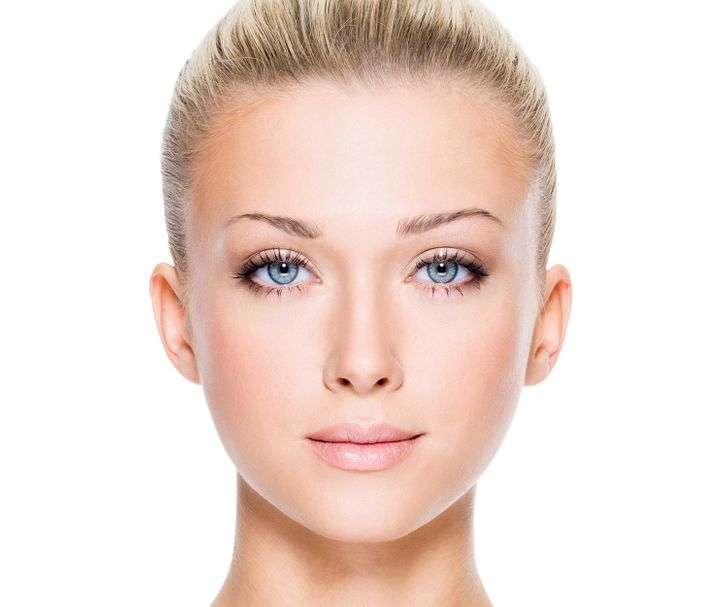
#> input picture fotos/image5.jpg, 728 x 607 px
$ python Codigo2.py
#> lines starting #> are read from the running program, lines starting #| are printed output that depends on the picture; after the words box and inside, x2 and y2 are one past the last pixel; in counts of white or black regions, pixels touching at a corner belong together
import cv2

carregaFace = cv2.CascadeClassifier('haarcascades/haarcascade_frontalface_default.xml')
carregaOlho = cv2.CascadeClassifier('haarcascades/haarcascade_eye.xml')

imagem = cv2.imread('fotos/image5.jpg')
#> imagem is the input picture: shape (607, 728, 3); mean B, G, R 213.2, 221.1, 239
imagemCinza = cv2.cvtColor(imagem, cv2.COLOR_BGR2GRAY)
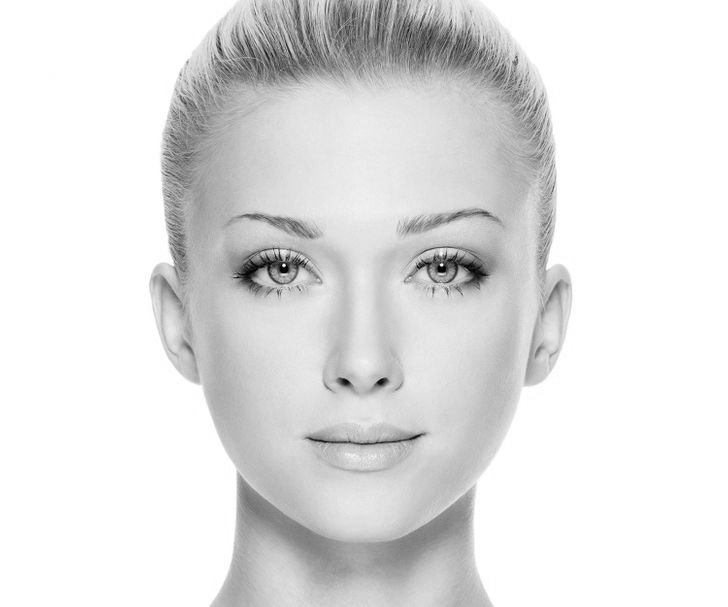
#> imagemCinza: shape (607, 728); min 0, max 255, mean 225.6
faces = carregaFace.detectMultiScale(imagemCinza)
#> faces = [[139, 95, 451, 451]]

for(x , y, l, a) in faces:
    imagemCorte = cv2.rectangle(imagem, (x, y), (x + l, y + a), (255, 0, 255), 2)
    localOlho = imagem[y:y + a, x:x + l]
    localOlhoCinza =cv2.cvtColor(localOlho, cv2.COLOR_BGR2GRAY)
    detectado = carregaOlho.detectMultiScale(localOlhoCinza, scaleFactor=1.3, minNeighbors=9)

    for(ox, oy, ol, oa) in detectado:
        cv2.rectangle(localOlho, (ox, oy), (ox + ol, oy + oa), (0, 0, 255), 2)
#> this loop made 1 pass
#> (x, y, l, a, detectado) on pass 1: (139, 95, 451, 451, [[85, 128, 93, 93], [247, 117, 111, 111]])
#> pass 1, `localOlho = imagem[y:y + a, x:x + l]`:
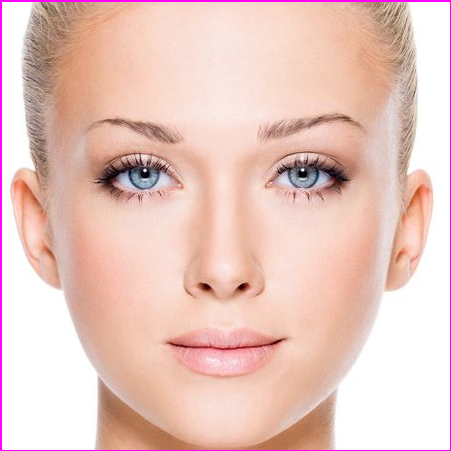
#> localOlho: shape (451, 451, 3); mean B, G, R 191.1, 199.5, 233.9
#> pass 1, `localOlhoCinza =cv2.cvtColor(localOlho, cv2.COLOR_BGR2GRAY)`:
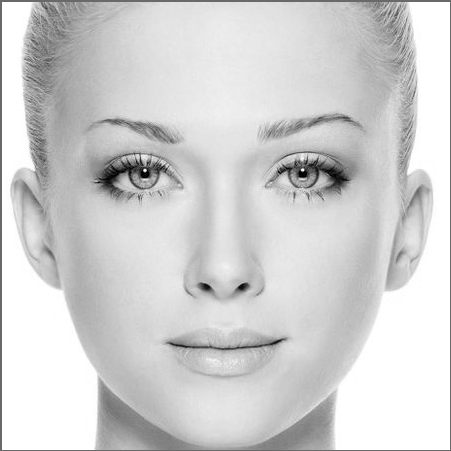
#> localOlhoCinza: shape (451, 451); min 0, max 255, mean 208.9
#> after the loop:
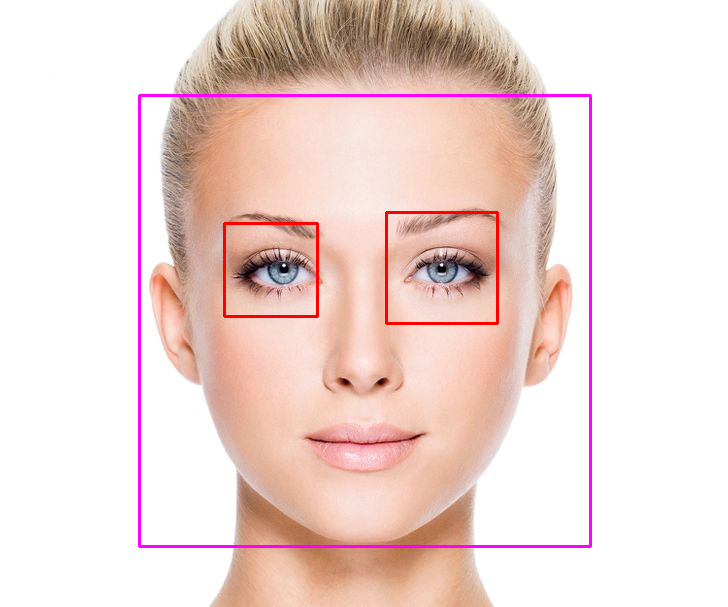
#> imagem: shape (607, 728, 3); 1.78% of pixels changed, all inside (x1, y1, x2, y2) = (138, 94, 592, 548)
#> after the loop:
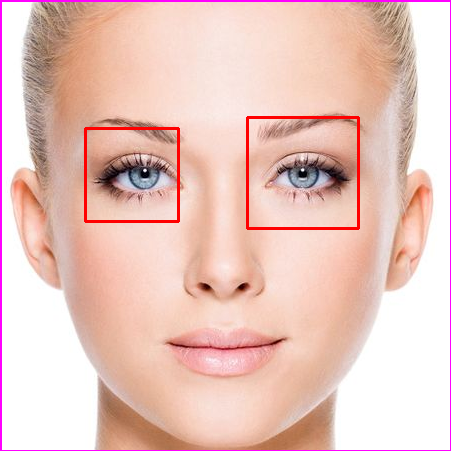
#> localOlho: shape (451, 451, 3); 1.2% of pixels changed, all inside (x1, y1, x2, y2) = (84, 116, 360, 230)

cv2.imshow("Detecta face e os olhos", imagem)
cv2.waitKey()

$ run again, with fotos/image1.jpg copied over fotos/image5.jpg
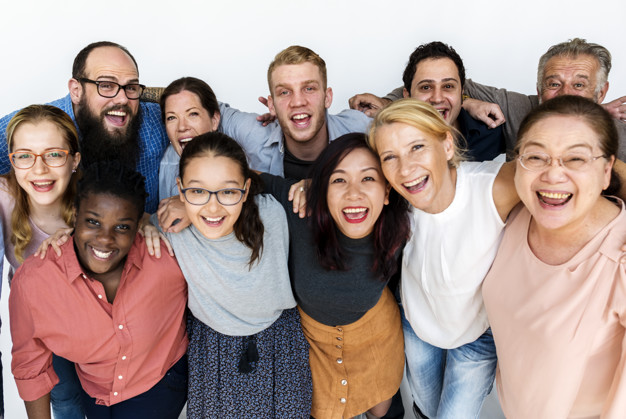
#> input picture fotos/image1.jpg, 626 x 419 px
#> imagem is the input picture: shape (419, 626, 3); mean B, G, R 141, 146.3, 166.8
#> `imagemCinza = cv2.cvtColor(imagem, cv2.COLOR_BGR2GRAY)`:
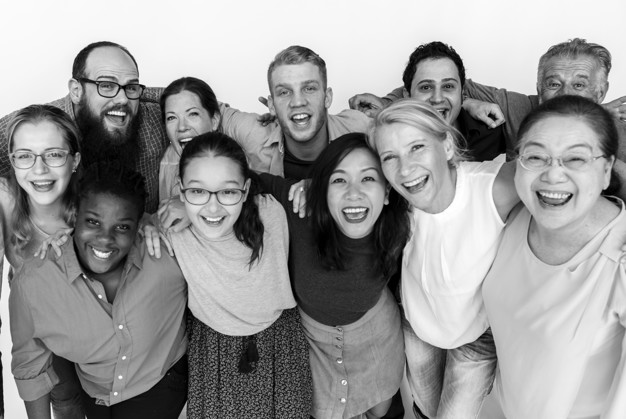
#> imagemCinza: shape (419, 626); min 0, max 255, mean 151.8
#> faces = [[156, 95, 51, 51], [405, 62, 64, 64], [263, 63, 69, 69], [317, 155, 73, 73], [6, 129, 72, 72], [370, 128, 69, 69], [173, 159, 81, 81], [78, 59, 74, 74], [506, 120, 101, 101], [68, 198, 76, 76]]
#> the loop `for(x , y, l, a) in faces:` made 10 passes
#> after the loop `for(x , y, l, a) in faces:`:
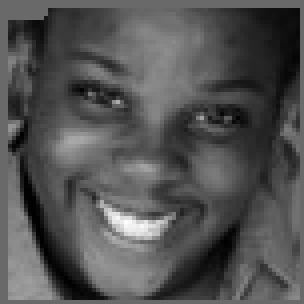
#> localOlhoCinza: shape (76, 76) (shown 4 times larger); min 0, max 252, mean 82.6

$ run again, with fotos/image2.jpg copied over fotos/image5.jpg
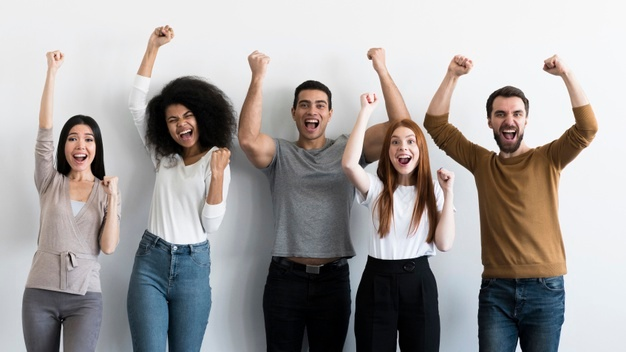
#> input picture fotos/image2.jpg, 626 x 352 px
#> imagem is the input picture: shape (352, 626, 3); mean B, G, R 158.9, 160, 164
#> faces = [[289, 87, 48, 48], [383, 126, 42, 42], [485, 96, 47, 47], [161, 103, 40, 40], [59, 123, 43, 43]]
#> the loop `for(x , y, l, a) in faces:` made 5 passes
#> after the loop `for(x , y, l, a) in faces:`:
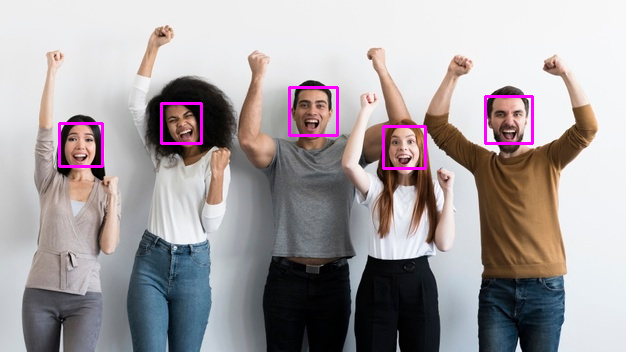
#> imagem: shape (352, 626, 3); 1.19% of pixels changed, all inside (x1, y1, x2, y2) = (58, 86, 534, 170)
#> after the loop `for(x , y, l, a) in faces:`:
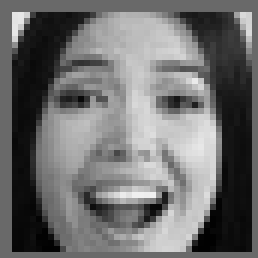
#> localOlhoCinza: shape (43, 43) (shown 6 times larger); min 1, max 239, mean 110.7

$ run again, with fotos/image3.jpg copied over fotos/image5.jpg
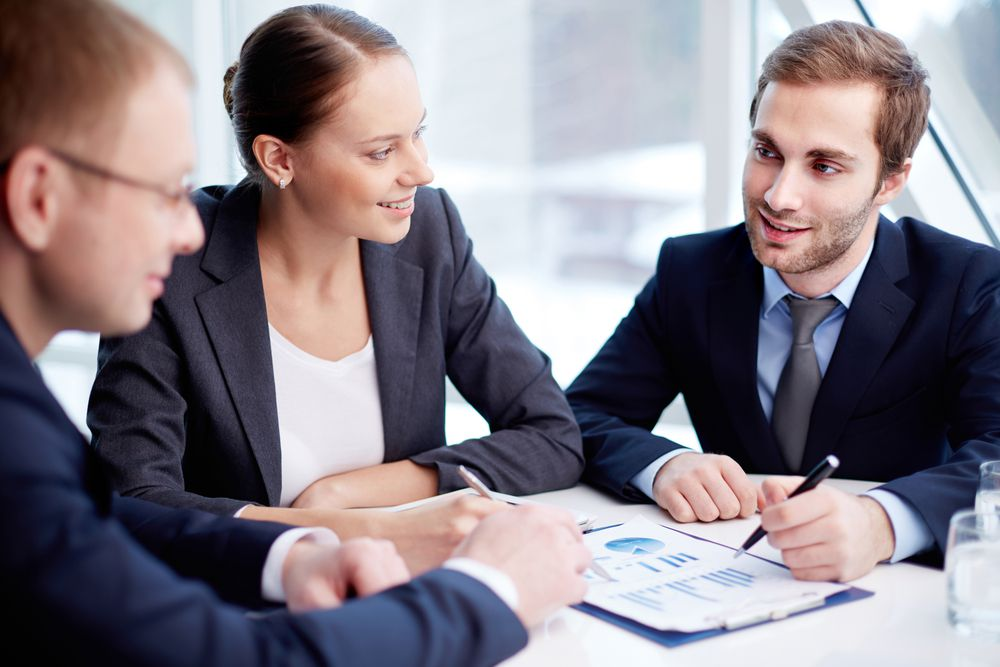
#> input picture fotos/image3.jpg, 1000 x 667 px
#> imagem is the input picture: shape (667, 1000, 3); mean B, G, R 136.4, 128.3, 136
#> faces = [[4, 148, 57, 57], [709, 94, 177, 177]]
#> the loop `for(x , y, l, a) in faces:` made 2 passes
#> after the loop `for(x , y, l, a) in faces:`:
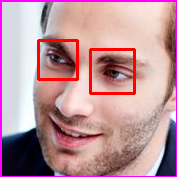
#> localOlho: shape (177, 177, 3); mean B, G, R 153.6, 147.5, 189.2
#> after the loop `for(x , y, l, a) in faces:`:
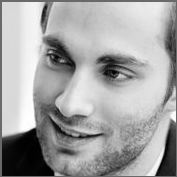
#> localOlhoCinza: shape (177, 177); min 0, max 255, mean 164.2
